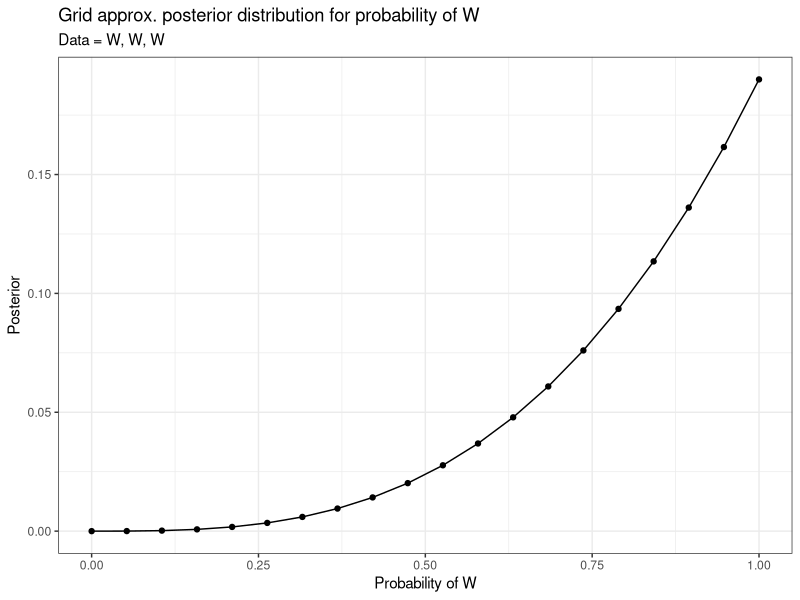
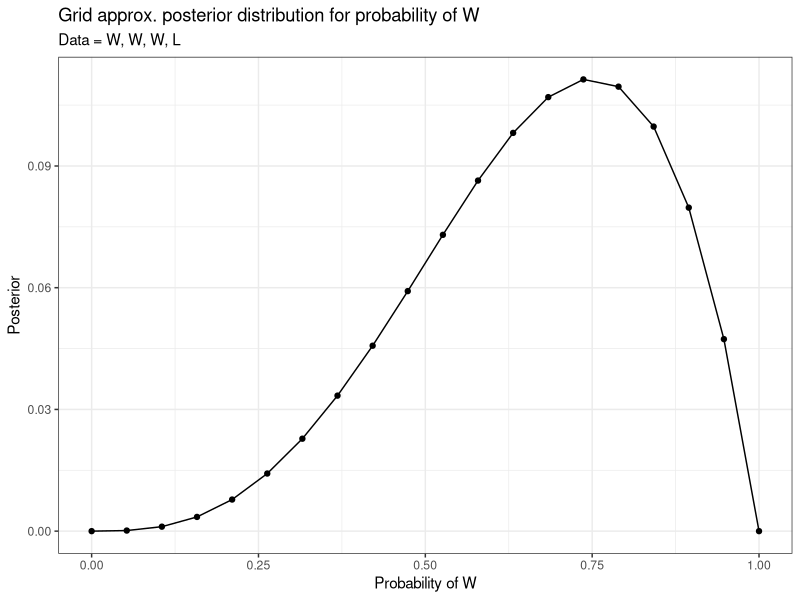
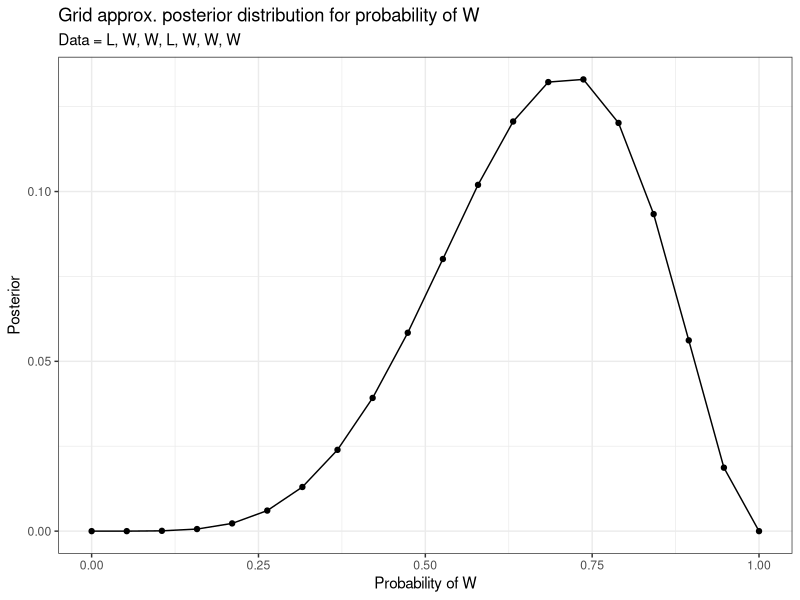
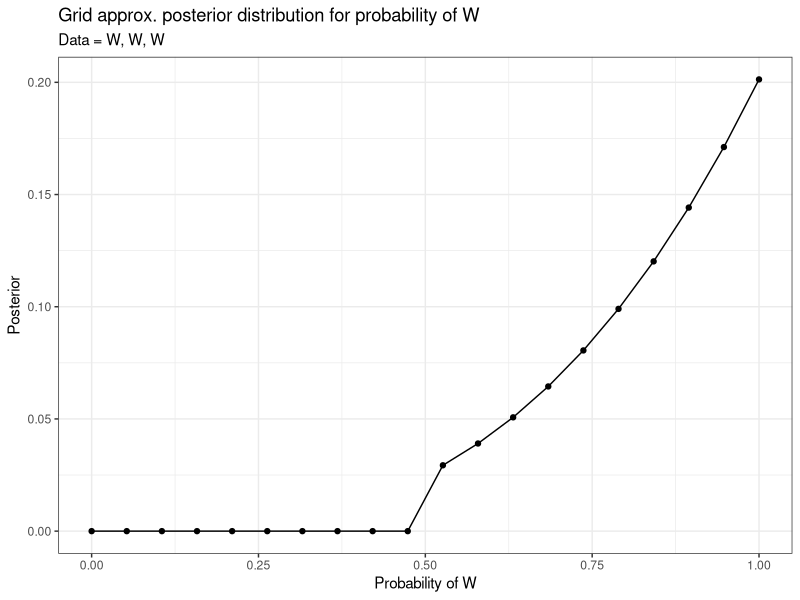
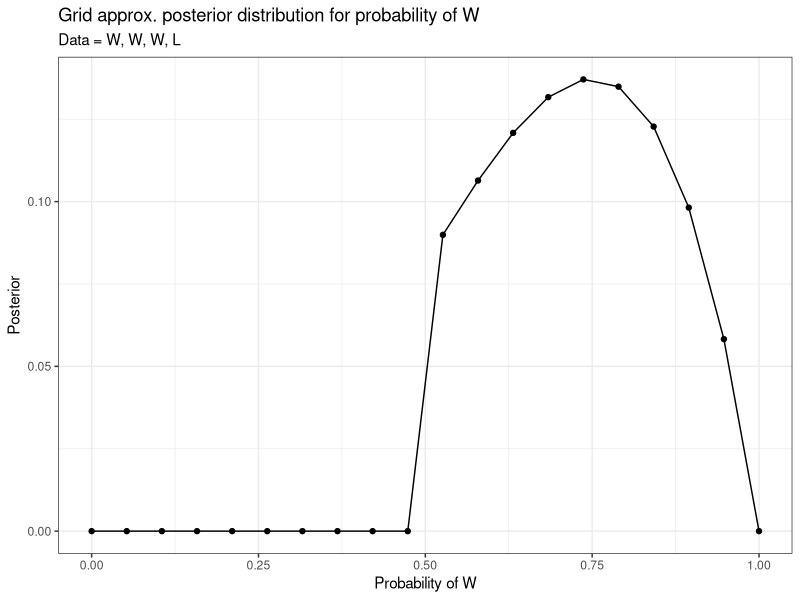
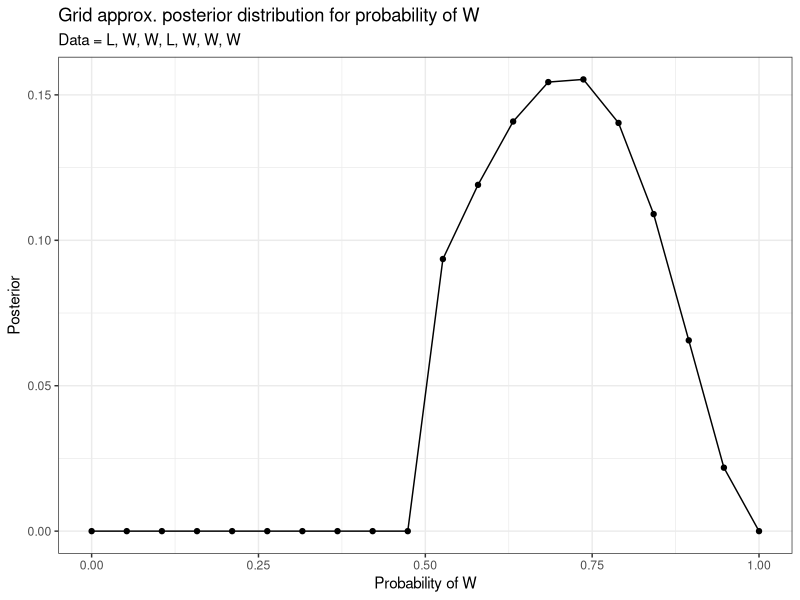

These charts were generated, in order, by the following R code:
## ---- chunk 1
knitr::opts_chunk$set(echo = TRUE)
## ---- chunk 2
library(tidyverse)
## ---- chunk 3
p_grid <- tibble(
  # define the grid
  probs = seq(from = 0, to = 1, length.out = 20),
  # define the prior
  prior = 1
)
## ---- chunk 4
p_grid <- p_grid %>%
  mutate(
    # likelihood for (1), (2), then (3)
    first = dbinom(3, size = 3, prob = probs),
    secon = dbinom(3, size = 4, prob = probs),
    third = dbinom(5, size = 7, prob = probs),
    
    # posteriors
    first_uns_pos = first * prior,
    secon_uns_pos = secon * prior,
    third_uns_pos = third * prior,
    
    # standardizing
    first_pos = first_uns_pos / sum(first_uns_pos),
    secon_pos = secon_uns_pos / sum(secon_uns_pos),
    third_pos = third_uns_pos / sum(third_uns_pos)
  )
## ---- chunk 5
# graph for (1)
p_grid %>%
  ggplot(aes(x = probs, y = first_pos)) +
  geom_point() +
  geom_line() +
  labs(
    title = "Grid approx. posterior distribution for probability of W",
    subtitle = "Data = W, W, W",
    x = "Probability of W",
    y = "Posterior"
  ) +
  theme_bw()

# graph for (2)
p_grid %>%
  ggplot(aes(x = probs, y = secon_pos)) +
  geom_point() +
  geom_line() +
  labs(
    title = "Grid approx. posterior distribution for probability of W",
    subtitle = "Data = W, W, W, L",
    x = "Probability of W",
    y = "Posterior"
  ) +
  theme_bw()

# graph for (3)
p_grid %>%
  ggplot(aes(x = probs, y = third_pos)) +
  geom_point() +
  geom_line() +
  labs(
    title = "Grid approx. posterior distribution for probability of W",
    subtitle = "Data = L, W, W, L, W, W, W",
    x = "Probability of W",
    y = "Posterior"
  ) +
  theme_bw()
## ---- chunk 6
p_grid <- tibble(
  # define the grid
  probs = seq(from = 0, to = 1, length.out = 20),
  # define the prior
  prior = ifelse(
    probs < .5, 0, 2
  )
)
## ---- chunk 7
p_grid <- p_grid %>%
  mutate(
    # likelihood for (1), (2), then (3)
    first = dbinom(3, size = 3, prob = probs),
    secon = dbinom(3, size = 4, prob = probs),
    third = dbinom(5, size = 7, prob = probs),
    
    # posteriors
    first_uns_pos = first * prior,
    secon_uns_pos = secon * prior,
    third_uns_pos = third * prior,
    
    # standardizing
    first_pos = first_uns_pos / sum(first_uns_pos),
    secon_pos = secon_uns_pos / sum(secon_uns_pos),
    third_pos = third_uns_pos / sum(third_uns_pos)
  )
## ---- chunk 8
# graph for (1)
p_grid %>%
  ggplot(aes(x = probs, y = first_pos)) +
  geom_point() +
  geom_line() +
  labs(
    title = "Grid approx. posterior distribution for probability of W",
    subtitle = "Data = W, W, W",
    x = "Probability of W",
    y = "Posterior"
  ) +
  theme_bw()

# graph for (2)
p_grid %>%
  ggplot(aes(x = probs, y = secon_pos)) +
  geom_point() +
  geom_line() +
  labs(
    title = "Grid approx. posterior distribution for probability of W",
    subtitle = "Data = W, W, W, L",
    x = "Probability of W",
    y = "Posterior"
  ) +
  theme_bw()

# graph for (3)
p_grid %>%
  ggplot(aes(x = probs, y = third_pos)) +
  geom_point() +
  geom_line() +
  labs(
    title = "Grid approx. posterior distribution for probability of W",
    subtitle = "Data = L, W, W, L, W, W, W",
    x = "Probability of W",
    y = "Posterior"
  ) +
  theme_bw()
